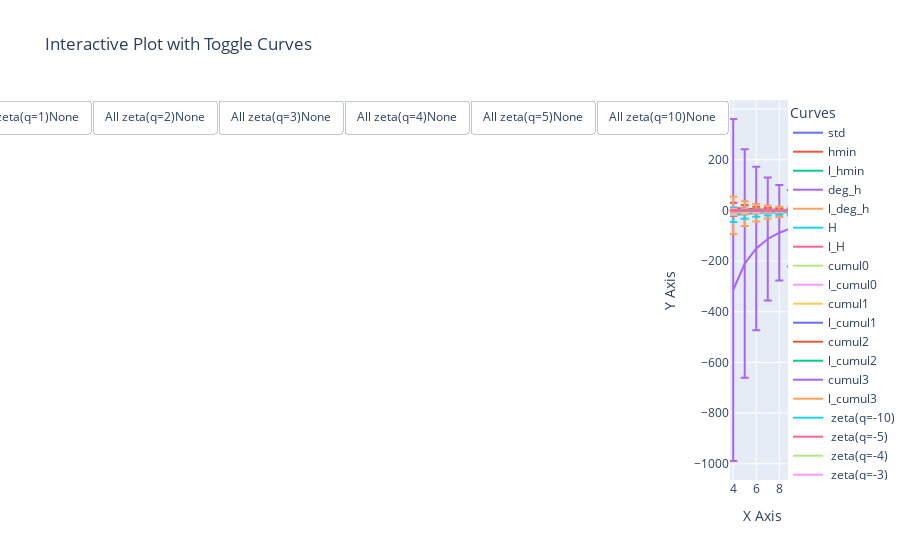

The code cell stored with this chart in its notebook:
### Code cell
signals_mean = []
signals_std = []
j2s = range(4,j2max)
for j2 in j2s:
    df_mfa = get_df_mfa(X1,n_cumul=4,j1=1,j2=j2)
    y = np.array(np.mean(df_mfa, axis = 0),dtype=np.float32)
    y_std = np.array(np.std(df_mfa, axis = 0),dtype=np.float32)
    signals_mean.append(y)
    signals_std.append(y_std)
signals_mean = np.array(signals_mean).T
signals_std = np.array(signals_std).T
dyn_plot(signals_mean, signals_std, label=columns, x=list(j2s))

### Figure 1 — Plotly figure (JSON) as saved in the notebook; plotly's stock layout.template omitted (floating-point values rounded to 4 significant figures)
{"data": [{"error_y": {"array": [0.06779, 0.06779, 0.06779, 0.06779, 0.06779, 0.06779], "type": "data", "visible": true}, "mode": "lines", "name": "std", "type": "scatter", "x": [4, 5, 6, 7, 8, 9], "y": [0.1536, 0.1536, 0.1536, 0.1536, 0.1536, 0.1536]}, {"error_y": {"array": [0.1895, 0.1619, 0.1466, 0.1388, 0.1325, 0.1292], "type": "data", "visible": true}, "mode": "lines", "name": "hmin", "type": "scatter", "x": [4, 5, 6, 7, 8, 9], "y": [-0.6492, -0.5998, -0.5583, -0.5234, -0.479, -0.4482]}, {"error_y": {"array": [null, null, null, null, null, null], "type": "data", "visible": true}, "mode": "lines", "name": "l_hmin", "type": "scatter", "x": [4, 5, 6, 7, 8, 9], "y": [null, null, null, null, null, null]}, {"error_y": {"array": [2.972, 1.913, 1.353, 1.082, 0.9226, 0.8062], "type": "data", "visible": true}, "mode": "lines", "name": "deg_h", "type": "scatter", "x": [4, 5, 6, 7, 8, 9], "y": [3.071, 2.129, 1.63, 1.329, 1.143, 1.091]}, {"error_y": {"array": [2.797, 1.869, 1.35, 1.038, 0.8383, 0.6981], "type": "data", "visible": true}, "mode": "lines", "name": "l_deg_h", "type": "scatter", "x": [4, 5, 6, 7, 8, 9], "y": [2.248, 1.668, 1.317, 1.097, 0.9582, 0.8625]}, {"error_y": {"array": [0.2251, 0.2222, 0.2092, 0.1981, 0.1873, 0.1788], "type": "data", "visible": true}, "mode": "lines", "name": "H", "type": "scatter", "x": [4, 5, 6, 7, 8, 9], "y": [-0.4381, -0.3931, -0.3626, -0.334, -0.2971, -0.2629]}, {"error_y": {"array": [0.08693, 0.08688, 0.086, 0.08483, 0.08329, 0.0813], "type": "data", "visible": true}, "mode": "lines", "name": "l_H", "type": "scatter", "x": [4, 5, 6, 7, 8, 9], "y": [0.2858, 0.2693, 0.2545, 0.2415, 0.2299, 0.219]}, {"error_y": {"array": [0.3029, 0.302, 0.2794, 0.2619, 0.2466, 0.232], "type": "data", "visible": true}, "mode": "lines", "name": "cumul0", "type": "scatter", "x": [4, 5, 6, 7, 8, 9], "y": [-0.261, -0.2442, -0.239, -0.2328, -0.2163, -0.1955]}, {"error_y": {"array": [0.1667, 0.1719, 0.1705, 0.1651, 0.158, 0.1508], "type": "data", "visible": true}, "mode": "lines", "name": "l_cumul0", "type": "scatter", "x": [4, 5, 6, 7, 8, 9], "y": [0.4435, 0.412, 0.3863, 0.364, 0.3442, 0.3258]}, {"error_y": {"array": [0.7344, 0.5349, 0.4042, 0.3212, 0.2678, 0.2345], "type": "data", "visible": true}, "mode": "lines", "name": "cumul1", "type": "scatter", "x": [4, 5, 6, 7, 8, 9], "y": [-0.4551, -0.34, -0.2632, -0.2098, -0.1734, -0.1422]}, {"error_y": {"array": [0.1978, 0.1966, 0.1978, 0.1923, 0.1804, 0.1637], "type": "data", "visible": true}, "mode": "lines", "name": "l_cumul1", "type": "scatter", "x": [4, 5, 6, 7, 8, 9], "y": [-0.1634, -0.1474, -0.1399, -0.1345, -0.1285, -0.1219]}, {"error_y": {"array": [21.22, 14.18, 10.11, 7.621, 5.926, 4.763], "type": "data", "visible": true}, "mode": "lines", "name": "cumul2", "type": "scatter", "x": [4, 5, 6, 7, 8, 9], "y": [9.674, 6.436, 4.599, 3.467, 2.747, 2.224]}, {"error_y": {"array": [2.224, 1.486, 1.06, 0.7923, 0.6189, 0.5001], "type": "data", "visible": true}, "mode": "lines", "name": "l_cumul2", "type": "scatter", "x": [4, 5, 6, 7, 8, 9], "y": [0.4774, 0.2898, 0.2017, 0.1566, 0.1284, 0.107]}, {"error_y": {"array": [675.0, 451.2, 322.6, 242.5, 188.7, 151.1], "type": "data", "visible": true}, "mode": "lines", "name": "cumul3", "type": "scatter", "x": [4, 5, 6, 7, 8, 9], "y": [-313.9, -209.4, -149.8, -112.5, -87.81, -70.54]}, {"error_y": {"array": [73.45, 48.91, 34.89, 26.15, 20.33, 16.25], "type": "data", "visible": true}, "mode": "lines", "name": "l_cumul3", "type": "scatter", "x": [4, 5, 6, 7, 8, 9], "y": [-19.38, -12.78, -9.049, -6.755, -5.243, -4.186]}, {"error_y": {"array": [29.0, 19.41, 13.9, 10.58, 8.494, 7.041], "type": "data", "visible": true}, "mode": "lines", "name": " zeta(q=-10)", "type": "scatter", "x": [4, 5, 6, 7, 8, 9], "y": [-16.8, -12.89, -10.45, -9.048, -8.151, -7.441]}, {"error_y": {"array": [14.35, 9.601, 6.89, 5.26, 4.216, 3.49], "type": "data", "visible": true}, "mode": "lines", "name": " zeta(q=-5)", "type": "scatter", "x": [4, 5, 6, 7, 8, 9], "y": [-7.251, -5.55, -4.517, -3.93, -3.554, -3.251]}, {"error_y": {"array": [11.41, 7.634, 5.483, 4.19, 3.357, 2.776], "type": "data", "visible": true}, "mode": "lines", "name": " zeta(q=-4)", "type": "scatter", "x": [4, 5, 6, 7, 8, 9], "y": [-5.359, -4.119, -3.373, -2.95, -2.678, -2.455]}, {"error_y": {"array": [8.449, 5.657, 4.069, 3.113, 2.492, 2.057], "type": "data", "visible": true}, "mode": "lines", "name": " zeta(q=-3)", "type": "scatter", "x": [4, 5, 6, 7, 8, 9], "y": [-3.566, -2.77, -2.297, -2.026, -1.849, -1.701]}, {"error_y": {"array": [5.452, 3.655, 2.637, 2.021, 1.616, 1.33], "type": "data", "visible": true}, "mode": "lines", "name": " zeta(q=-2)", "type": "scatter", "x": [4, 5, 6, 7, 8, 9], "y": [-2.041, -1.615, -1.367, -1.218, -1.115, -1.028]}, {"error_y": {"array": [2.399, 1.614, 1.171, 0.899, 0.7176, 0.5886], "type": "data", "visible": true}, "mode": "lines", "name": " zeta(q=-1)", "type": "scatter", "x": [4, 5, 6, 7, 8, 9], "y": [-0.8587, -0.6996, -0.6048, -0.5418, -0.4948, -0.456]}, {"error_y": {"array": [0.1213, 0.1243, 0.1238, 0.1218, 0.119, 0.1157], "type": "data", "visible": true}, "mode": "lines", "name": " zeta(q=1)", "type": "scatter", "x": [4, 5, 6, 7, 8, 9], "y": [0.3614, 0.3372, 0.3164, 0.2982, 0.2823, 0.2676]}, {"error_y": {"array": [0.1739, 0.1738, 0.172, 0.1697, 0.1666, 0.1626], "type": "data", "visible": true}, "mode": "lines", "name": " zeta(q=2)", "type": "scatter", "x": [4, 5, 6, 7, 8, 9], "y": [0.5717, 0.5385, 0.509, 0.4829, 0.4599, 0.438]}, {"error_y": {"array": [0.2439, 0.2045, 0.1852, 0.1749, 0.1686, 0.1642], "type": "data", "visible": true}, "mode": "lines", "name": " zeta(q=3)", "type": "scatter", "x": [4, 5, 6, 7, 8, 9], "y": [0.684, 0.653, 0.6241, 0.5978, 0.5737, 0.5496]}, {"error_y": {"array": [0.3589, 0.2681, 0.218, 0.1897, 0.1737, 0.1649], "type": "data", "visible": true}, "mode": "lines", "name": " zeta(q=4)", "type": "scatter", "x": [4, 5, 6, 7, 8, 9], "y": [0.754, 0.729, 0.7041, 0.6802, 0.6571, 0.6323]}, {"error_y": {"array": [0.4891, 0.3519, 0.2708, 0.2217, 0.1925, 0.1761], "type": "data", "visible": true}, "mode": "lines", "name": " zeta(q=5)", "type": "scatter", "x": [4, 5, 6, 7, 8, 9], "y": [0.8008, 0.783, 0.7631, 0.7425, 0.721, 0.6958]}, {"error_y": {"array": [1.11, 0.785, 0.5804, 0.4465, 0.3597, 0.3068], "type": "data", "visible": true}, "mode": "lines", "name": " zeta(q=10)", "type": "scatter", "x": [4, 5, 6, 7, 8, 9], "y": [0.8692, 0.882, 0.8843, 0.8798, 0.867, 0.8407]}], "layout": {"legend": {"title": {"text": "Curves"}}, "title": {"text": "Interactive Plot with Toggle Curves"}, "updatemenus": [{"buttons": [{"args": [{"visible": [true, true, true, true, true, true, true, true, true, true, true, true, true, true, true, true, true, true, true, true, true, true, true, true, true, true, true]}], "label": "AllstdNone", "method": "update"}, {"args": [{"visible": [true, false, false, false, false, false, false, false, false, false, false, false, false, false, false, false, false, false, false, false, false, false, false, false, false, false, false]}], "label": "AllhminNone", "method": "update"}, {"args": [{"visible": [false, true, false, false, false, false, false, false, false, false, false, false, false, false, false, false, false, false, false, false, false, false, false, false, false, false, false]}], "label": "Alll_hminNone", "method": "update"}, {"args": [{"visible": [false, false, true, false, false, false, false, false, false, false, false, false, false, false, false, false, false, false, false, false, false, false, false, false, false, false, false]}], "label": "Alldeg_hNone", "method": "update"}, {"args": [{"visible": [false, false, false, true, false, false, false, false, false, false, false, false, false, false, false, false, false, false, false, false, false, false, false, false, false, false, false]}], "label": "Alll_deg_hNone", "method": "update"}, {"args": [{"visible": [false, false, false, false, true, false, false, false, false, false, false, false, false, false, false, false, false, false, false, false, false, false, false, false, false, false, false]}], "label": "AllHNone", "method": "update"}, {"args": [{"visible": [false, false, false, false, false, true, false, false, false, false, false, false, false, false, false, false, false, false, false, false, false, false, false, false, false, false, false]}], "label": "Alll_HNone", "method": "update"}, {"args": [{"visible": [false, false, false, false, false, false, true, false, false, false, false, false, false, false, false, false, false, false, false, false, false, false, false, false, false, false, false]}], "label": "Allcumul0None", "method": "update"}, {"args": [{"visible": [false, false, false, false, false, false, false, true, false, false, false, false, false, false, false, false, false, false, false, false, false, false, false, false, false, false, false]}], "label": "Alll_cumul0None", "method": "update"}, {"args": [{"visible": [false, false, false, false, false, false, false, false, true, false, false, false, false, false, false, false, false, false, false, false, false, false, false, false, false, false, false]}], "label": "Allcumul1None", "method": "update"}, {"args": [{"visible": [false, false, false, false, false, false, false, false, false, true, false, false, false, false, false, false, false, false, false, false, false, false, false, false, false, false, false]}], "label": "Alll_cumul1None", "method": "update"}, {"args": [{"visible": [false, false, false, false, false, false, false, false, false, false, true, false, false, false, false, false, false, false, false, false, false, false, false, false, false, false, false]}], "label": "Allcumul2None", "method": "update"}, {"args": [{"visible": [false, false, false, false, false, false, false, false, false, false, false, true, false, false, false, false, false, false, false, false, false, false, false, false, false, false, false]}], "label": "Alll_cumul2None", "method": "update"}, {"args": [{"visible": [false, false, false, false, false, false, false, false, false, false, false, false, true, false, false, false, false, false, false, false, false, false, false, false, false, false, false]}], "label": "Allcumul3None", "method": "update"}, {"args": [{"visible": [false, false, false, false, false, false, false, false, false, false, false, false, false, true, false, false, false, false, false, false, false, false, false, false, false, false, false]}], "label": "Alll_cumul3None", "method": "update"}, {"args": [{"visible": [false, false, false, false, false, false, false, false, false, false, false, false, false, false, true, false, false, false, false, false, false, false, false, false, false, false, false]}], "label": "All zeta(q=-10)None", "method": "update"}, {"args": [{"visible": [false, false, false, false, false, false, false, false, false, false, false, false, false, false, false, true, false, false, false, false, false, false, false, false, false, false, false]}], "label": "All zeta(q=-5)None", "method": "update"}, {"args": [{"visible": [false, false, false, false, false, false, false, false, false, false, false, false, false, false, false, false, true, false, false, false, false, false, false, false, false, false, false]}], "label": "All zeta(q=-4)None", "method": "update"}, {"args": [{"visible": [false, false, false, false, false, false, false, false, false, false, false, false, false, false, false, false, false, true, false, false, false, false, false, false, false, false, false]}], "label": "All zeta(q=-3)None", "method": "update"}, {"args": [{"visible": [false, false, false, false, false, false, false, false, false, false, false, false, false, false, false, false, false, false, true, false, false, false, false, false, false, false, false]}], "label": "All zeta(q=-2)None", "method": "update"}, {"args": [{"visible": [false, false, false, false, false, false, false, false, false, false, false, false, false, false, false, false, false, false, false, true, false, false, false, false, false, false, false]}], "label": "All zeta(q=-1)None", "method": "update"}, {"args": [{"visible": [false, false, false, false, false, false, false, false, false, false, false, false, false, false, false, false, false, false, false, false, true, false, false, false, false, false, false]}], "label": "All zeta(q=1)None", "method": "update"}, {"args": [{"visible": [false, false, false, false, false, false, false, false, false, false, false, false, false, false, false, false, false, false, false, false, false, true, false, false, false, false, false]}], "label": "All zeta(q=2)None", "method": "update"}, {"args": [{"visible": [false, false, false, false, false, false, false, false, false, false, false, false, false, false, false, false, false, false, false, false, false, false, true, false, false, false, false]}], "label": "All zeta(q=3)None", "method": "update"}, {"args": [{"visible": [false, false, false, false, false, false, false, false, false, false, false, false, false, false, false, false, false, false, false, false, false, false, false, true, false, false, false]}], "label": "All zeta(q=4)None", "method": "update"}, {"args": [{"visible": [false, false, false, false, false, false, false, false, false, false, false, false, false, false, false, false, false, false, false, false, false, false, false, false, true, false, false]}], "label": "All zeta(q=5)None", "method": "update"}, {"args": [{"visible": [false, false, false, false, false, false, false, false, false, false, false, false, false, false, false, false, false, false, false, false, false, false, false, false, false, true, false]}], "label": "All zeta(q=10)None", "method": "update"}], "direction": "right", "type": "buttons"}], "xaxis": {"title": {"text": "X Axis"}}, "yaxis": {"title": {"text": "Y Axis"}}}}
